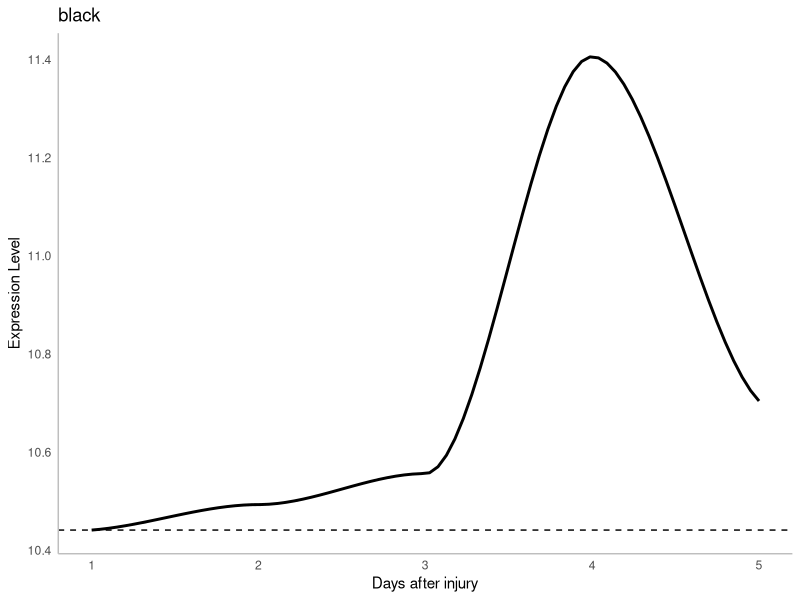
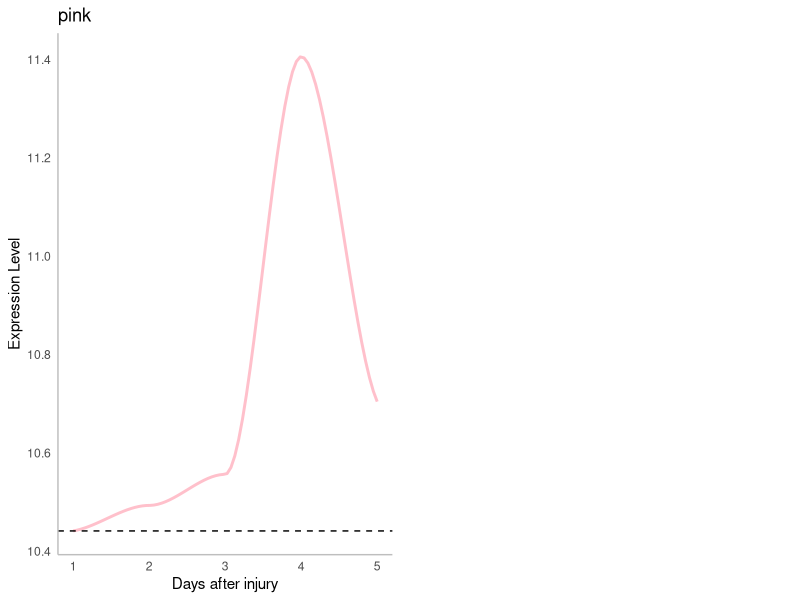
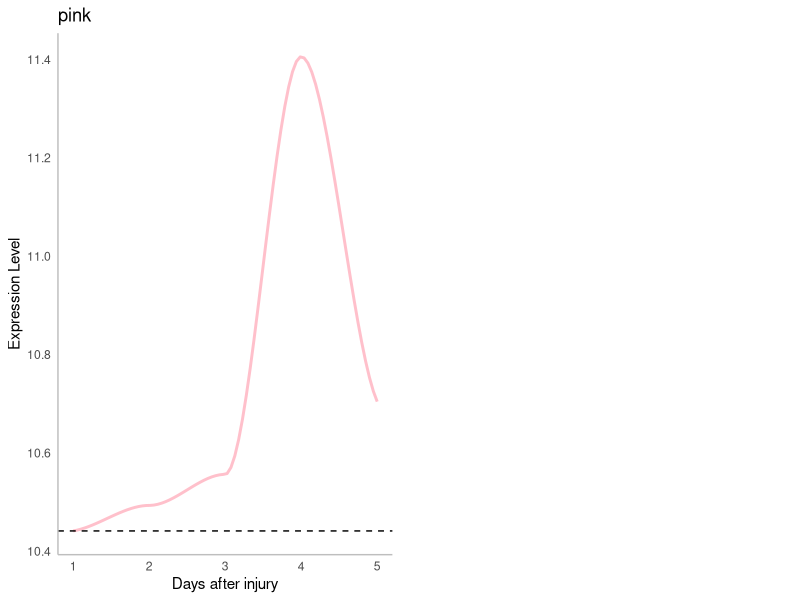

Source code (R) for these figures, in order:
## ---- chunk 1
knitr::opts_chunk$set(echo = TRUE)
## ---- chunk 2
specmod<-read.csv("pink.csv",row.names = 1)[1:30,]
t<-data.frame(tp=1:5,tpm_mean = log2(c(mean(as.matrix(specmod[,1:4])),mean(as.matrix(specmod[,5:8])),mean(as.matrix(specmod[,9:12])),mean(as.matrix(specmod[,13:16])),mean(as.matrix(specmod[,17:20])))))
head(t)
## ---- chunk 3
library(ggplot2)
ggplot(t,aes(x = tp,y = tpm_mean)) +
  geom_smooth(color="black") + #拟合曲线的颜色
  labs(x = "Days after injury", y = "Expression Level", title = "black") + 
  theme_bw() + #去除背景色
  theme(panel.grid =element_blank()) + #去除网格线
  theme(panel.border = element_blank()) + #去除外层边框
  theme(axis.line = element_line(colour = "grey")) + #坐标轴画成灰色
  theme(axis.ticks = element_blank()) + #取掉坐标轴上的刻度线
  geom_hline(yintercept = t$tpm_mean[1],linetype="dashed") #在第一个时间点处画虚线
## ---- chunk 4
fnames<-Sys.glob("*.csv")
fnames
fdataset<-lapply(fnames,read.csv)
names(fdataset) <- fnames

library(plyr)
result <- ldply(fdataset, data.frame)
head(result)
df<-result[,2:22]
df$module<-unlist(strsplit(result$.id,split = ".csv"))
row.names(df)<-df$X
df1<-df[2:22]
## ---- chunk 5
library(ggplot2)
plist=list()
tag = 0
for (mod in unique(df1$module)){
  tag = tag + 1
  specmod <- df1[df1$module == mod,]
  t<-data.frame(tp=1:5,tpm_mean = log2( c(mean(as.matrix(specmod[1:30,1:4])),mean(as.matrix(specmod[1:30,5:8])),mean(as.matrix(specmod[1:30,9:12])),mean(as.matrix(specmod[1:30,13:16])),mean(as.matrix(specmod[1:30,17:20])))))
  plist[[tag]]<-ggplot(t,aes(x = tp, y = tpm_mean)) +
  geom_smooth(color = mod) + #拟合曲线的颜色
  labs(x = "Days after injury", y = "Expression Level", title = mod) + 
  theme_bw() + #去除背景色
  theme(panel.grid =element_blank()) + #去除网格线
  theme(panel.border = element_blank()) + #去除外层边框
  theme(axis.line = element_line(colour = "grey")) + #坐标轴画成灰色
  theme(axis.ticks = element_blank()) + #取掉坐标轴上的刻度线
  geom_hline(yintercept = t$tpm_mean[1],linetype="dashed") #在第一个时间点处画虚线
}

require(cowplot)
plot_grid(plotlist=plist, ncol=2)
ggsave(file="myfitting.pdf")
## ---- chunk 6
sessionInfo()
